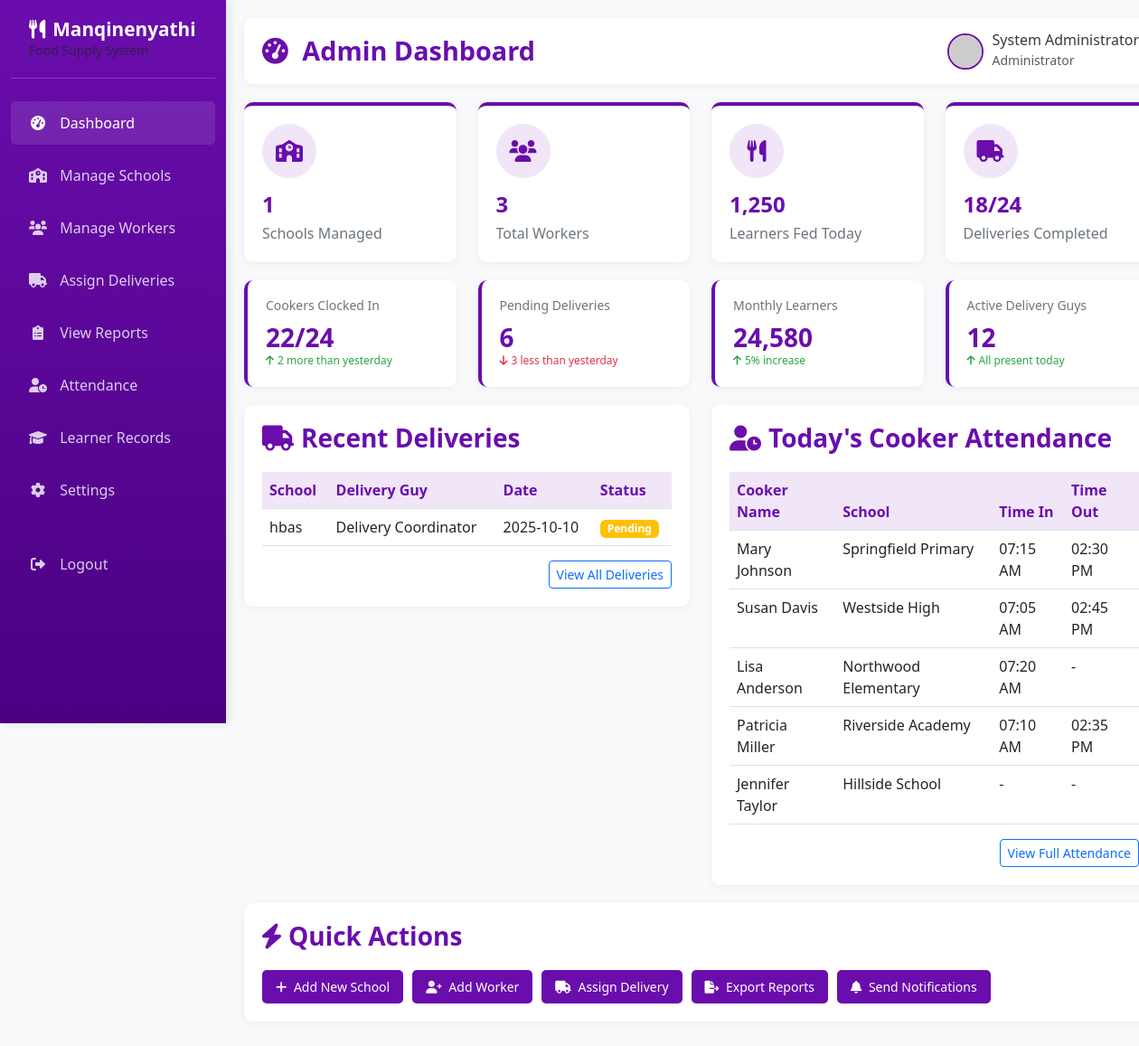
The page /dashboard/admin (signed in) on the database as committed earlier.
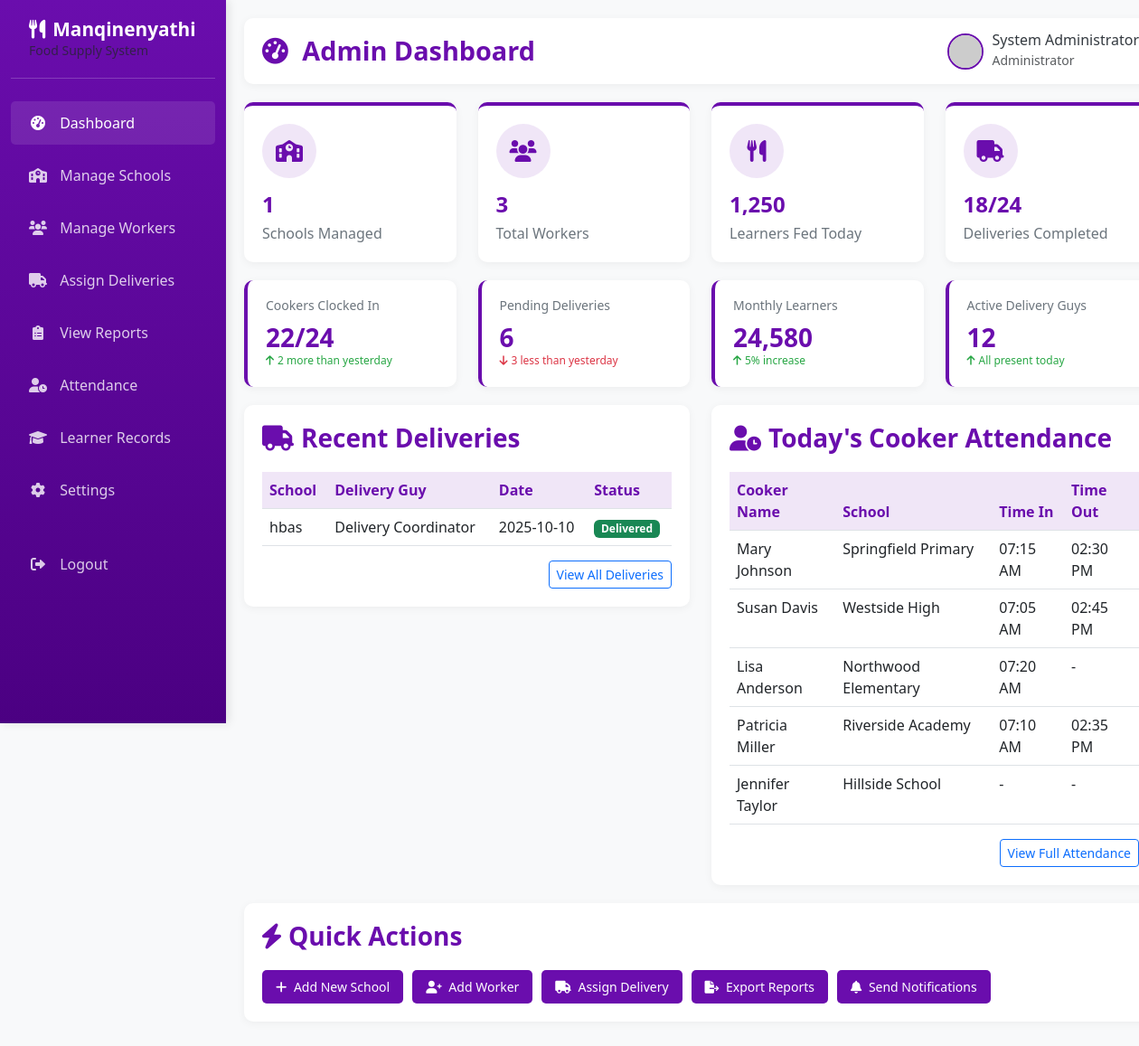
The same page on the database as committed later.
### app.py (models this page shows, shortened)
class Delivery(db.Model):
    __tablename__ = 'deliveries'
    delivery_id = db.Column(db.Integer, primary_key=True)
    school_id = db.Column(db.Integer, db.ForeignKey('schools.school_id'), nullable=False)
    delivery_date = db.Column(db.Date, nullable=False)
    location = db.Column(db.String(150), nullable=False)
    delivery_guy_id = db.Column(db.Integer, db.ForeignKey('users.user_id'), nullable=False)
    status = db.Column(db.Enum('Pending', 'Delivered'), default='Pending')
    delivered_time = db.Column(db.DateTime)
    remarks = db.Column(db.Text)
    created_at = db.Column(db.DateTime, default=datetime.utcnow)

class School(db.Model):
    __tablename__ = 'schools'
    school_id = db.Column(db.Integer, primary_key=True)
    school_name = db.Column(db.String(150), nullable=False)
    location = db.Column(db.String(150), nullable=False)
    contact_person = db.Column(db.String(100), nullable=False)
    contact_number = db.Column(db.String(20), nullable=False)
    created_at = db.Column(db.DateTime, default=datetime.utcnow)
    deliveries = db.relationship('Delivery', backref='school')
    attendance = db.relationship('Attendance', backref='school')
    learners = db.relationship('Learner', backref='school')

class User(db.Model):
    __tablename__ = 'users'
    user_id = db.Column(db.Integer, primary_key=True)
    full_name = db.Column(db.String(100), nullable=False)
    email = db.Column(db.String(100), unique=True, nullable=False)
    password = db.Column(db.String(255), nullable=False)
    role = db.Column(db.Enum('admin', 'cooker', 'delivery'), nullable=False)
    phone = db.Column(db.String(20))
    created_at = db.Column(db.DateTime, default=datetime.utcnow)
    deliveries = db.relationship('Delivery', backref='delivery_guy', foreign_keys='Delivery.delivery_guy_id')
    attendance = db.relationship('Attendance', backref='cooker', foreign_keys='Attendance.cooker_id')
    learners = db.relationship('Learner', backref='cooker', foreign_keys='Learner.cooker_id')

### app.py (the view)
@app.route('/dashboard/admin')
def dashboard_admin():
    if session.get('role') != 'admin':
        return redirect(url_for('home'))
    total_schools = School.query.count()
    total_workers = User.query.count()
    recent_deliveries = Delivery.query.order_by(Delivery.delivery_date.desc()).limit(5).all()
    return render_template('dashboard_admin.html',
                         total_schools=total_schools,
                         total_workers=total_workers,
                         recent_deliveries=recent_deliveries)

### templates/dashboard_admin.html (shortened to what the changed rows need)
{% extends "admin_base.html" %}
{% block page_title %}Admin Dashboard{% endblock %}
{% block content %}
<div class="row">
    <div class="col-md-6">
        <div class="table-container">
            <div class="table-responsive">
                <table class="table table-hover">
                    <thead>
                        <tr>
                            <th>School</th>
                            <th>Delivery Guy</th>
                            <th>Date</th>
                            <th>Status</th>
                        </tr>
                    </thead>
                    <tbody>
                        {% for delivery in recent_deliveries %}
                        <tr>
                            <td>{{ delivery.school.school_name }}</td>
                            <td>{{ delivery.delivery_guy.full_name }}</td>
                            <td>{{ delivery.delivery_date.strftime('%Y-%m-%d') }}</td>
                            <td>
                                <span class="badge {% if delivery.status == 'Delivered' %}bg-success{% else %}bg-warning{% endif %}">
                                    {{ delivery.status }}
                                </span>
                            </td>
                        </tr>
                        {% endfor %}
                    </tbody>
                </table>
            </div>
        </div>
    </div>
    <div class="col-md-6">
        <div class="table-container">
            <div class="table-responsive">
                <table class="table table-hover">
                    <thead>
                        <tr>
                            <th>Cooker Name</th>
                            <th>School</th>
                            <th>Time In</th>
                            <th>Time Out</th>
                        </tr>
                    </thead>
                </table>
            </div>
        </div>
    </div>
</div>
{% endblock %}

Rows that differ between the two databases and show on the page:
changed Delivery "hbas": status "Pending" → "Delivered"
